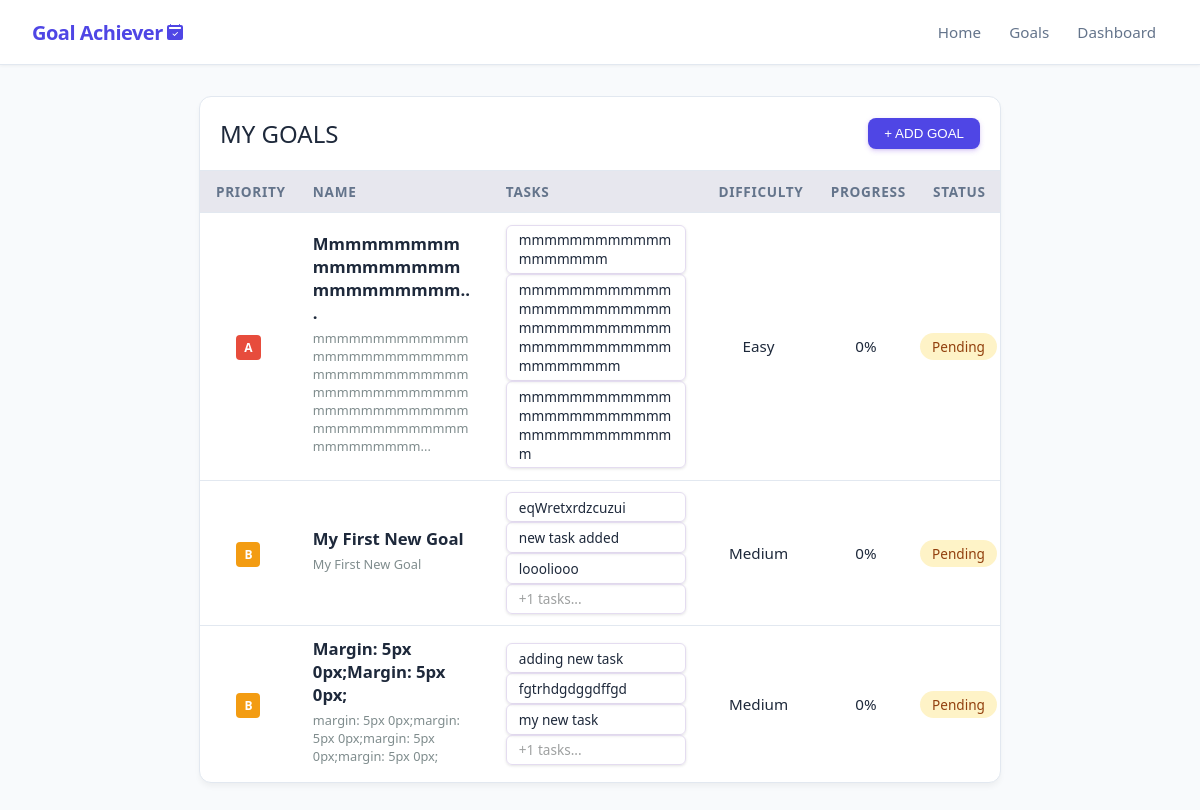
The app's page /goals, older data.
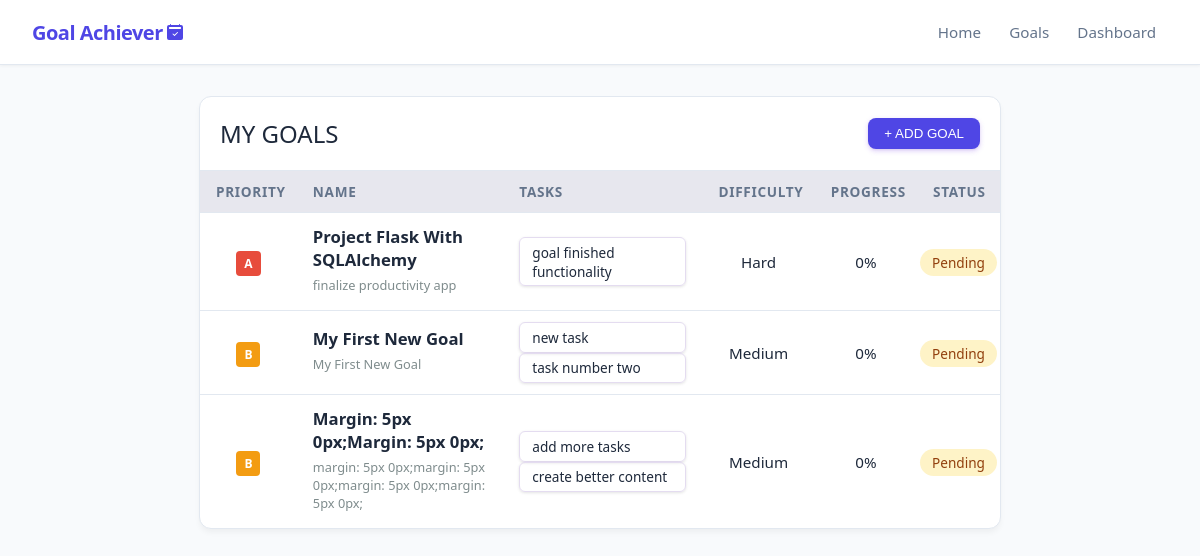
The same page, newer data.
### app/models_db.py (models this page shows, shortened)
class Goal(db.Model):
    __tablename__ = 'goals'
    id = db.Column(db.Integer, primary_key=True)
    title = db.Column(db.String(100), nullable=False)
    description = db.Column(db.Text, nullable=False)
    is_completed = db.Column(db.Boolean, default=False)
    is_confirmed_finished = db.Column(db.Boolean, default=False)
    progress_percentage = db.Column(db.Float, default=0.0)
    difficulty = db.Column(db.String(20), nullable=False, default='Medium')
    priority = db.Column(db.String(1), nullable=False, default='b')
    created_at = db.Column(db.DateTime, default=datetime.now(timezone.utc), nullable=False)
    tasks = db.relationship('Task', backref='goal', cascade="all, delete-orphan", lazy=True)

class Task(db.Model):
    __tablename__ = 'tasks'
    id = db.Column(db.Integer, primary_key=True)
    text = db.Column(db.String(255), nullable=False)
    is_completed = db.Column(db.Boolean, default=False)
    goal_id = db.Column(db.Integer, db.ForeignKey('goals.id', ondelete='CASCADE'), nullable=False)

### app/routes.py (the view)
@main.route('/goals')
def show_goals():
    goals = Goal.query.order_by(Goal.priority.asc()).all()
    return render_template('goals.html', goals=goals)

### app/templates/goals.html (shortened to what this page needs)
{% extends 'base.html' %}
{% block content %}
<div class="goal-container">
    <div class="table-container">
        <div class="bar-above-table">
            <h1>my goals</h1>
            <button id="open_form_btn">+ ADD GOAL</button>
        </div>
        <table>
            <thead>
                <tr>
                    <th>Priority</th>
                    <th>Name</th>
                    <th>Tasks</th>
                    <th>Difficulty</th>
                    <th>Progress</th>
                    <th>Status</th>
                </tr>
            </thead>
            <tbody>
                {% for goal in goals %}
                    {% if not goal.is_completed or goal.is_completed %}
                        <tr class="clickable-row" data-href=" {{ url_for('main.view_goal', goal_id=goal.id) }}">
                            <td><span class="badge badge-{{ goal.priority }}">{{ goal.priority }}</span></td>
                            <td style="text-align: left; max-width: 200px;">
                                <h2 style="white-space: wrap; overflow: wrap;">{{ goal.title | truncate(30)}}</h2>
                                <p style="color: #7f8c8d; max-width: 250px; font-size: 0.8rem; margin: 5px 0px;">{{ goal.description | truncate(90) or 'Nema opisa' }}</p>
                            </td>
                            <td>
                                {% if goal.tasks %}
                                <ul style="padding: 0px;">
                                    {% for task in goal.tasks[:3] %}
                                        {% if task %}
                                            <li class="task-cell">
                                                <label>
                                                    <span class="{% if task.is_completed %}completed-task{% endif %}">
                                                        {{ task.text }}
                                                    </span>
                                                </label>
                                            </li>
                                        {% endif %}
                                    {% endfor %}
                                    {% if goal.tasks|length > 3 %}
                                        <li class="task-cell" style="color: #9ea0a0;">
                                            +{{ (goal.tasks|length) - 3 }} tasks...
                                        </li>
                                    {% endif %}
                                </ul>
                                {% else %}
                                <small style="color: #b2bec3;">No tasks</small>
                                {% endif %}
                            </td>
                            <td>{{ goal.difficulty }}</td>
                            <td>{{ goal.progress_percentage | round | int }}%</td>
                            <td class="status-cell">
                                {% if goal.is_completed %}
                                <span class="status-done">Completed</span>
                                {% else %}
                                <span class="status-pending">Pending</span>
                                {% endif %}
                            </td>
                        </tr>
                    {% endif %}
                    {% else %}
                        <tr>
                            <td colspan="6" style="text-align: center; color: #7f8c8d;">You do not have any active goals right now. Add your first goal above!</td>
                        </tr>
            {% endfor %}
            </tbody>
        </table>
    </div>
</div>
{% endblock %}

### app/templates/base.html (shortened to what this page needs)
<!DOCTYPE html>
<html lang="en">
<head>
</head>
<body>
    <header>
        <nav class="navbar">
            <div class="navbar-container">
                <a href="/" class="navbar-brand">Goal Achiever
                </a>
                <ul class="navbar-links">
                    <a href="/">Home</a>
                    <a href="/goals" id="goals">Goals</a>
                    <a href="/dashboard">Dashboard</a>
                </ul>
            </div>
        </nav>
    </header>
    <main>
        {%block content %} {% endblock %}
    </main>
</body>
<link rel="stylesheet"
      href="{{ url_for('static', filename='style.css') }}">
</html>

Row changes from the older to the newer data that the page shows:
removed Task: text "mmmmmmmmmmmmmmmmmmm", shown under Goal "A"
removed Task: text "mmmmmmmmmmmmmmmmmmmmmmmmmmmmmmmmmmmmmmmmmmmmmmmmmmmmmmmm", shown under Goal "A"
removed Task: text "mmmmmmmmmmmmmmmmmmmmmmmmmmmmmmmmmmmmm", shown under Goal "A"
removed Task: text "eqWretxrdzcuzui", shown under Goal "My First New Goal"
removed Task: text "new task added", shown under Goal "My First New Goal"
removed Task: text "loooliooo", shown under Goal "My First New Goal"
removed Task: text "adding new task", shown under Goal "Margin: 5px 0px;margin: 5px 0px;"
removed Task: text "fgtrhdgdggdffgd", shown under Goal "Margin: 5px 0px;margin: 5px 0px;"
removed Task: text "my new task", shown under Goal "Margin: 5px 0px;margin: 5px 0px;"
changed Goal: title "Mmmmmmmmmmmmmmmmmmmmmmmmmmm..." → "Project Flask With SQLAlchemy"; description "mmmmmmmmmmmmmmmmmmmmmmmmmmmmmmmmmmmmmmmmmmmmmmmmmmmmmmmmmmmmmmmmmmmmmmmmmmmmmmmmmmmmmmm..." → "finalize productivity app"; difficulty "Easy" → "Hard"
added Task: text "goal finished functionality", shown under Goal "A"
changed Goal "My First New Goal": tasks "1" → (not shown)
added Task: text "new task", shown under Goal "My First New Goal"
added Task: text "task number two", shown under Goal "My First New Goal"
shown differently, row unchanged: Goal "Margin: 5px 0px;margin: 5px 0px;": tasks "1" → (not shown)
added Task: text "add more tasks", shown under Goal "Margin: 5px 0px;margin: 5px 0px;"
added Task: text "create better content", shown under Goal "Margin: 5px 0px;margin: 5px 0px;"
